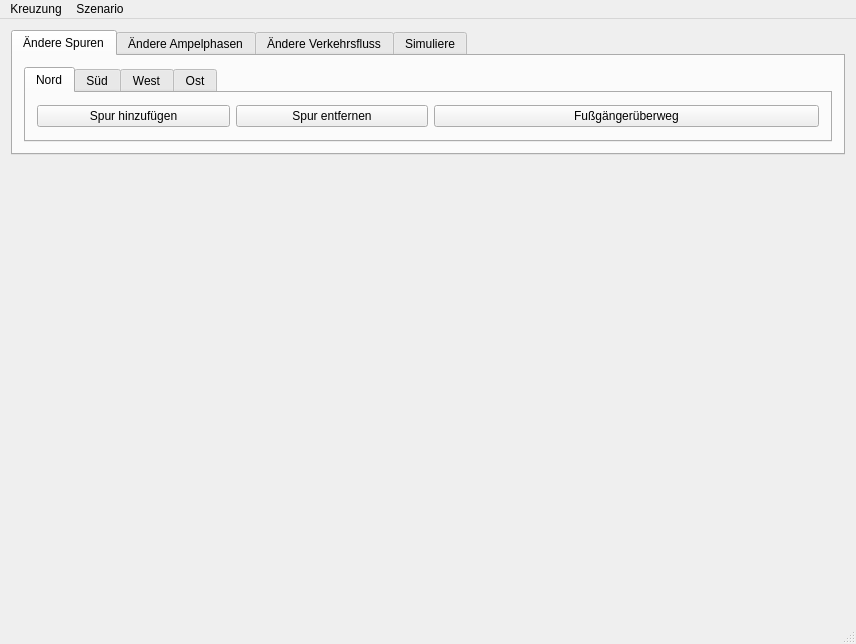
<?xml version="1.0" encoding="UTF-8"?>
<ui version="4.0">
 <class>SimulationGUI</class>
 <widget class="QMainWindow" name="SimulationGUI">
  <property name="geometry">
   <rect>
    <x>0</x>
    <y>0</y>
    <width>856</width>
    <height>644</height>
   </rect>
  </property>
  <property name="windowTitle">
   <string>Kreuzungssimulator</string>
  </property>
  <widget class="QWidget" name="centralWidget">
   <layout class="QVBoxLayout" name="hauptVertikalesLayout" stretch="0,9">
    <item>
     <widget class="QTabWidget" name="tabWidget">
      <property name="sizePolicy">
       <sizepolicy hsizetype="Minimum" vsizetype="Minimum">
        <horstretch>0</horstretch>
        <verstretch>0</verstretch>
       </sizepolicy>
      </property>
      <property name="maximumSize">
       <size>
        <width>16777215</width>
        <height>125</height>
       </size>
      </property>
      <property name="tabPosition">
       <enum>QTabWidget::North</enum>
      </property>
      <property name="tabShape">
       <enum>QTabWidget::Rounded</enum>
      </property>
      <property name="currentIndex">
       <number>0</number>
      </property>
      <property name="tabsClosable">
       <bool>false</bool>
      </property>
      <widget class="QWidget" name="spurenTab">
       <attribute name="title">
        <string>Ändere Spuren</string>
       </attribute>
       <layout class="QVBoxLayout" name="verticalLayout">
        <item>
         <widget class="QTabWidget" name="spurenTabWidget">
          <property name="currentIndex">
           <number>0</number>
          </property>
          <widget class="QWidget" name="nordSpurenTab">
           <attribute name="title">
            <string>Nord</string>
           </attribute>
           <layout class="QHBoxLayout" name="horizontalLayout" stretch="1,1,2">
            <item>
             <widget class="QPushButton" name="nordSpurHinzufuegenButton">
              <property name="text">
               <string>Spur hinzufügen</string>
              </property>
             </widget>
            </item>
            <item>
             <widget class="QPushButton" name="nordSpurEntfernenButton">
              <property name="text">
               <string>Spur entfernen</string>
              </property>
             </widget>
            </item>
            <item>
             <widget class="QPushButton" name="nordFussgaengerUeberwegButton">
              <property name="text">
               <string>Fußgängerüberweg</string>
              </property>
             </widget>
            </item>
           </layout>
          </widget>
          <widget class="QWidget" name="suedSpurenTab">
           <attribute name="title">
            <string>Süd</string>
           </attribute>
           <layout class="QHBoxLayout" name="horizontalLayout_3" stretch="1,1,2">
            <item>
             <widget class="QPushButton" name="suedSpurHinzufuegenButton">
              <property name="text">
               <string>Spur hinzufügen</string>
              </property>
             </widget>
            </item>
            <item>
             <widget class="QPushButton" name="suedSpurEntfernenButton">
              <property name="text">
               <string>Spur entfernen</string>
              </property>
             </widget>
            </item>
            <item>
             <widget class="QPushButton" name="suedFussgaengerUeberwegButton">
              <property name="text">
               <string>Fußgängerüberweg</string>
              </property>
             </widget>
            </item>
           </layout>
          </widget>
          <widget class="QWidget" name="westSpurenTab">
           <attribute name="title">
            <string>West</string>
           </attribute>
           <layout class="QHBoxLayout" name="horizontalLayout_4" stretch="1,1,2">
            <item>
             <widget class="QPushButton" name="westSpurHinzufuegenButton">
              <property name="text">
               <string>Spur hinzufügen</string>
              </property>
             </widget>
            </item>
            <item>
             <widget class="QPushButton" name="westSpurEntfernenButton">
              <property name="text">
               <string>Spur entfernen</string>
              </property>
             </widget>
            </item>
            <item>
             <widget class="QPushButton" name="westFussgaengerUeberwegButton">
              <property name="text">
               <string>Fußgängerüberweg</string>
              </property>
             </widget>
            </item>
           </layout>
          </widget>
          <widget class="QWidget" name="ostSpurenTab">
           <attribute name="title">
            <string>Ost</string>
           </attribute>
           <layout class="QHBoxLayout" name="horizontalLayout_5" stretch="1,1,2">
            <item>
             <widget class="QPushButton" name="ostSpurHinzufuegenButton">
              <property name="text">
               <string>Spur hinzufügen</string>
              </property>
             </widget>
            </item>
            <item>
             <widget class="QPushButton" name="ostSpurEntfernenButton">
              <property name="text">
               <string>Spur entfernen</string>
              </property>
             </widget>
            </item>
            <item>
             <widget class="QPushButton" name="ostFussgaengerUeberwegButton">
              <property name="text">
               <string>Fußgängerüberweg</string>
              </property>
             </widget>
            </item>
           </layout>
          </widget>
         </widget>
        </item>
       </layout>
      </widget>
      <widget class="QWidget" name="phasenTab">
       <attribute name="title">
        <string>Ändere Ampelphasen</string>
       </attribute>
       <layout class="QHBoxLayout" name="horizontalLayout_11" stretch="7,3">
        <item>
         <widget class="QListView" name="phasenList">
          <property name="sizePolicy">
           <sizepolicy hsizetype="Expanding" vsizetype="Fixed">
            <horstretch>0</horstretch>
            <verstretch>0</verstretch>
           </sizepolicy>
          </property>
          <property name="maximumSize">
           <size>
            <width>16777215</width>
            <height>100</height>
           </size>
          </property>
          <property name="editTriggers">
           <set>QAbstractItemView::NoEditTriggers</set>
          </property>
         </widget>
        </item>
        <item>
         <layout class="QVBoxLayout" name="phasenLayout" stretch="0,0,0">
          <item>
           <widget class="QPushButton" name="phaseHinzufuegenButton">
            <property name="text">
             <string>Hinzufügen</string>
            </property>
           </widget>
          </item>
          <item>
           <widget class="QPushButton" name="phaseEntfernenButton">
            <property name="text">
             <string>Entfernen</string>
            </property>
           </widget>
          </item>
          <item>
           <widget class="QPushButton" name="phasenDauerButton">
            <property name="text">
             <string>Phasendauer...</string>
            </property>
           </widget>
          </item>
         </layout>
        </item>
       </layout>
      </widget>
      <widget class="QWidget" name="szenarioTab">
       <attribute name="title">
        <string>Ändere Verkehrsfluss</string>
       </attribute>
       <layout class="QHBoxLayout" name="horizontalLayout_2">
        <item>
         <widget class="QTabWidget" name="szenarienTabWidget">
          <property name="currentIndex">
           <number>0</number>
          </property>
          <widget class="QWidget" name="nordSzenarienTab">
           <attribute name="title">
            <string>Nord</string>
           </attribute>
           <layout class="QHBoxLayout" name="horizontalLayout_6">
            <item>
             <widget class="QPushButton" name="nordFahrzeugSzenarioButton">
              <property name="text">
               <string>Fahrzeuge...</string>
              </property>
             </widget>
            </item>
            <item>
             <widget class="QPushButton" name="nordFussgaengerSzenarioButton">
              <property name="text">
               <string>Fußgänger...</string>
              </property>
             </widget>
            </item>
           </layout>
          </widget>
          <widget class="QWidget" name="suedSzenarienTab">
           <attribute name="title">
            <string>Süd</string>
           </attribute>
           <layout class="QHBoxLayout" name="horizontalLayout_7">
            <item>
             <widget class="QPushButton" name="suedFahrzeugSzenarioButton">
              <property name="text">
               <string>Fahrzeuge...</string>
              </property>
             </widget>
            </item>
            <item>
             <widget class="QPushButton" name="suedFussgaengerSzenarioButton">
              <property name="text">
               <string>Fußgänger...</string>
              </property>
             </widget>
            </item>
           </layout>
          </widget>
          <widget class="QWidget" name="westSzenarienTab">
           <attribute name="title">
            <string>West</string>
           </attribute>
           <layout class="QHBoxLayout" name="horizontalLayout_8">
            <item>
             <widget class="QPushButton" name="westFahrzeugSzenarioButton">
              <property name="text">
               <string>Fahrzeuge...</string>
              </property>
             </widget>
            </item>
            <item>
             <widget class="QPushButton" name="westFussgaengerSzenarioButton">
              <property name="text">
               <string>Fußgänger...</string>
              </property>
             </widget>
            </item>
           </layout>
          </widget>
          <widget class="QWidget" name="ostSzenarienTab">
           <attribute name="title">
            <string>Ost</string>
           </attribute>
           <layout class="QHBoxLayout" name="horizontalLayout_9">
            <item>
             <widget class="QPushButton" name="ostFahrzeugSzenarioButton">
              <property name="text">
               <string>Fahrzeuge...</string>
              </property>
             </widget>
            </item>
            <item>
             <widget class="QPushButton" name="ostFussgaengerSzenarioButton">
              <property name="text">
               <string>Fußgänger...</string>
              </property>
             </widget>
            </item>
           </layout>
          </widget>
         </widget>
        </item>
       </layout>
      </widget>
      <widget class="QWidget" name="simuliereTab">
       <attribute name="title">
        <string>Simuliere</string>
       </attribute>
       <layout class="QHBoxLayout" name="horizontalLayout_10">
        <item>
         <widget class="QSlider" name="geschwindigkeitsSlider">
          <property name="maximum">
           <number>4</number>
          </property>
          <property name="pageStep">
           <number>1</number>
          </property>
          <property name="value">
           <number>1</number>
          </property>
          <property name="orientation">
           <enum>Qt::Horizontal</enum>
          </property>
          <property name="tickPosition">
           <enum>QSlider::TicksBothSides</enum>
          </property>
         </widget>
        </item>
        <item>
         <widget class="QPushButton" name="starteSimulationButton">
          <property name="text">
           <string>Start</string>
          </property>
         </widget>
        </item>
        <item>
         <widget class="QPushButton" name="stoppeSimulationButton">
          <property name="text">
           <string>Stopp</string>
          </property>
         </widget>
        </item>
        <item>
         <widget class="QPushButton" name="oeffneStatistikDialogButton">
          <property name="text">
           <string>Statistik...</string>
          </property>
         </widget>
        </item>
       </layout>
      </widget>
     </widget>
    </item>
    <item>
     <layout class="QHBoxLayout" name="kreuzungLayout"/>
    </item>
   </layout>
  </widget>
  <widget class="QMenuBar" name="menuBar">
   <property name="geometry">
    <rect>
     <x>0</x>
     <y>0</y>
     <width>856</width>
     <height>19</height>
    </rect>
   </property>
   <widget class="QMenu" name="menuKreuzung">
    <property name="title">
     <string>Kreuzung</string>
    </property>
    <addaction name="actionNeu"/>
    <addaction name="separator"/>
    <addaction name="actionOeffnen"/>
    <addaction name="actionSpeichern"/>
   </widget>
   <widget class="QMenu" name="menuSzenario">
    <property name="title">
     <string>Szenario</string>
    </property>
    <addaction name="actionSzenarioNeu"/>
    <addaction name="separator"/>
    <addaction name="actionSzenarioOeffnen"/>
    <addaction name="actionSzenarioSpeichern"/>
   </widget>
   <addaction name="menuKreuzung"/>
   <addaction name="menuSzenario"/>
  </widget>
  <widget class="QStatusBar" name="statusBar"/>
  <action name="actionNeu">
   <property name="text">
    <string>Neu</string>
   </property>
  </action>
  <action name="actionOeffnen">
   <property name="text">
    <string>Öffnen...</string>
   </property>
  </action>
  <action name="actionSpeichern">
   <property name="text">
    <string>Speichern...</string>
   </property>
  </action>
  <action name="actionSzenarioNeu">
   <property name="text">
    <string>Neu</string>
   </property>
  </action>
  <action name="actionSzenarioOeffnen">
   <property name="text">
    <string>Öffnen...</string>
   </property>
  </action>
  <action name="actionSzenarioSpeichern">
   <property name="text">
    <string>Speichern</string>
   </property>
  </action>
 </widget>
 <layoutdefault spacing="6" margin="11"/>
 <resources/>
 <connections/>
</ui>
